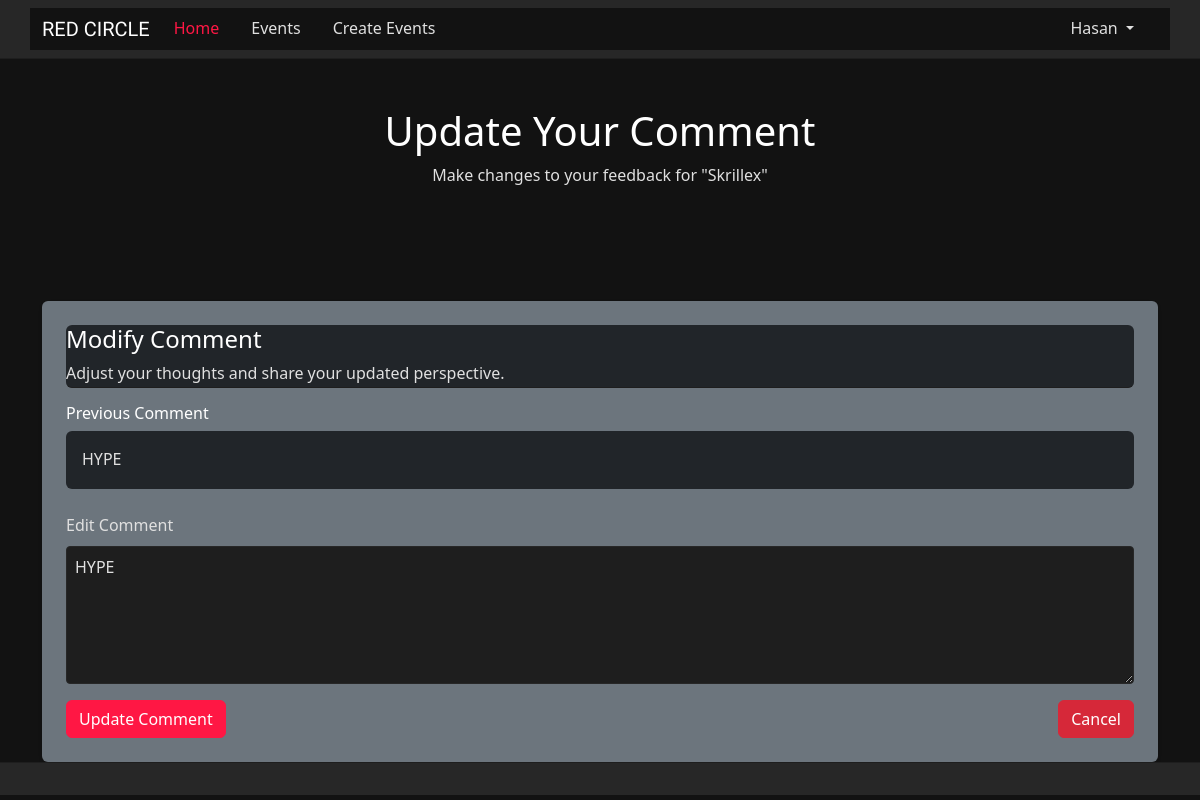
Page /events/2/comment/1/edit (signed in) on the committed database.
### website/models.py (models this page shows, shortened)
class User(db.Model, UserMixin):
    __tablename__ = 'users'
    id = db.Column(db.Integer, primary_key=True)
    firstName = db.Column(db.String(100), index=True, unique=False, nullable=False)
    surname = db.Column(db.String(100), index=True, unique=False, nullable=False)
    email = db.Column(db.String(100), index=True, nullable=False, unique=True)
    mobileNumber = db.Column(db.String(15), index=True, nullable=False, unique=True)
    streetAddress = db.Column(db.String(150), index=True, nullable=False)
    password_hash = db.Column(db.String(255), nullable=False)
    role = db.Column(db.String(20), default='attendee')
    created_at = db.Column(db.DateTime, default=datetime.now)
    updated_at = db.Column(db.DateTime, default=datetime.now, onupdate=datetime.now)
    comments = db.relationship('Comment', backref='user', lazy='dynamic')
    bookings = db.relationship('Booking', backref='user', lazy='dynamic')
    events_created = db.relationship('Event', foreign_keys='Event.created_by', backref='creator_user', lazy='dynamic')

class Event(db.Model):
    __tablename__ = 'events'
    id = db.Column(db.Integer, primary_key=True)
    name = db.Column(db.String(120), index=True, nullable=False)
    description = db.Column(db.Text, nullable=True)
    image_filename = db.Column(db.String(255), nullable=True)
    start_datetime = db.Column(db.DateTime, nullable=False)
    location = db.Column(db.String(100), nullable=False)
    venue = db.Column(db.String(100), nullable=True)
    genre_id = db.Column(db.Integer, db.ForeignKey('genres.id'), nullable=False)
    artist_info = db.Column(db.Text, nullable=True)
    status = db.Column(db.String(20), default='Open', nullable=False)
    age_limit = db.Column(db.Integer, nullable=True)
    length = db.Column(db.String(50), nullable=True)
    policies = db.Column(db.Text, nullable=True)
    created_at = db.Column(db.DateTime, default=datetime.now)
    updated_at = db.Column(db.DateTime, default=datetime.now, onupdate=datetime.now)
    created_by = db.Column(db.Integer, db.ForeignKey('users.id'), nullable=False)
    ticket_types = db.relationship('ticket_type', backref='event', lazy='dynamic', cascade="all, delete-orphan")
    comments = db.relationship('Comment', backref='event', lazy='dynamic', cascade="all, delete-orphan")
    bookings = db.relationship('Booking', backref='event', lazy='dynamic', cascade="all, delete-orphan")

class Comment(db.Model):
    __tablename__ = 'comments'
    id = db.Column(db.Integer, primary_key=True)
    text = db.Column(db.String(400), nullable=False)
    created_at = db.Column(db.DateTime, default=datetime.now)
    edited_at = db.Column(db.DateTime, nullable=True)
    is_edited = db.Column(db.Boolean, default=False)
    user_id = db.Column(db.Integer, db.ForeignKey('users.id'), nullable=False)
    event_id = db.Column(db.Integer, db.ForeignKey('events.id'), nullable=False)

### website/events.py (the view, shortened to what this page needs)
@eventbp.route("/<int:event_id>/comment/<int:comment_id>/edit", methods=["GET", "POST"])
@login_required
def edit_comment(event_id, comment_id):
    comment = db.session.query(Comment).filter_by(id=comment_id).first_or_404()
    event = db.session.query(Event).filter_by(id=event_id).first_or_404()
    if comment.user_id != current_user.id:
        flash("You can only edit your own comments.", "danger")
        return redirect(url_for("event.details", id=event_id))
    form = EditCommentForm()
    if request.method == "GET":
        form.text.data = comment.text
    return render_template(
        "events/edit_comment.html", form=form, comment=comment, event=event
    )

### website/forms.py (shortened to what this page needs)
class EditCommentForm(FlaskForm):
    text = TextAreaField(
        "Edit Comment",
        validators=[
            InputRequired("Please enter a comment"),
            Length(
                min=1, max=400, message="Comment must be between 1 and 400 characters"
            ),
        ],
    )
    submit = SubmitField("Update Comment")

### website/templates/events/edit_comment.html (shortened to what this page needs)
{% extends 'base.html' %}
{% block content %}
<div class="edit-comment-hero py-5 bg-tertiary text-light">
    <div class="container text-center">
        <h1 class="hero-title">Update Your Comment</h1>
        <p class="hero-subtitle">Make changes to your feedback for "{{ event.name }}"</p>
    </div>
</div>
<div class="container mt-5">
    <div class="edit-comment-card p-4 rounded shadow-sm bg-secondary">
        <div class="card-header bg-dark text-light rounded">
            <h4>Modify Comment</h4>
            <p class="mb-0">Adjust your thoughts and share your updated perspective.</p>
        </div>
        <div class="card-body mt-3">
            <div class="original-comment mb-4">
                <h6>Previous Comment</h6>
                <p class="original-comment-text bg-dark text-light p-3 rounded">{{ comment.text }}</p>
            </div>
            <form method="POST">
                <div class="form-group mb-3">
                    {{ form.text.label(class="form-label text-light") }}
                    {{ form.text(class="form-control", rows="5", placeholder="Write your updated comment here...") }}
                </div>
                <div class="form-group d-flex justify-content-between">
                    {{ form.submit(class="btn btn-primary") }}
                    <a href="{{ url_for('event.details', id=event.id) }}" class="btn btn-secondary">Cancel</a>
                </div>
            </form>
        </div>
    </div>
</div>
{% endblock %}

### website/templates/base.html (shortened to what this page needs)
<html>
<head>
    <link href="https://cdn.jsdelivr.net/npm/bootstrap@5.3.2/dist/css/bootstrap.min.css" rel="stylesheet"
>
    <link rel="stylesheet" href="https://cdnjs.cloudflare.com/ajax/libs/font-awesome/6.4.0/css/all.min.css">
    <link rel="stylesheet" href="{{ url_for('static', filename='/style/style.css') }}">
</head>
    <header>
        <nav class="navbar navbar-expand-lg navbar-light bg-body-secondary">
            <div class="container">
                <a class="navbar-brand" href="/">RED CIRCLE</a>
                <div class="collapse navbar-collapse" id="navbarSupportedContent">
                    <div class="navbar-nav me-auto">
                        <a class="nav-item nav-link active" aria-current="page" href="/">Home</a>
                        <a class="nav-item nav-link" href="{{ url_for('event.allevents') }}">Events</a>
                        {% if current_user.is_authenticated %}
                            <a class="nav-item nav-link" href="{{ url_for('event.create') }}">Create Events</a>
                        {% endif %}
                    </div>
                    <div class="navbar-nav ms-auto">
                        {% if current_user.is_authenticated %}
                        <div class="nav-item dropdown">
                            <a class="nav-link dropdown-toggle" href="#" role="button" data-bs-toggle="dropdown" aria-expanded="false">{{current_user.firstName}}
                            </a>
                        </div>
                        {% else %}
                            <a href="{{ url_for('auth.login') }}">Login</a>
                            <a href="{{ url_for('auth.register') }}">Register</a>
                        {% endif %}
                    </div>
                </div>
            </div>
        </nav>
    </header>
    {% block content %}
    {% endblock %}
    <footer class="footer">
    </footer>
</body>
</html>

### website/static/style/style.css (style rules this page uses)
:root { --bg-primary: #121212; --bg-secondary: #1e1e1e; --bg-tertiary: #272727; --bg-dark: #121212; --text-light: #e0e0e0; --text-light: #e0e0e0; --text-muted: #a0a0a0; --red-primary: #ff1744; --red-secondary: #e63946; --red-deep: #d62839; --red-dark-maroon: #8d021f; --red-highlight: #ff4d6d; }
.btn-primary { background-color: var(--red-primary) !important; border-color: var(--red-primary) !important; color: #fff !important; }
.btn-secondary { background-color: var(--red-deep) !important; border-color: var(--red-deep) !important; color: #fff !important; }
*, *::before, *::after { box-sizing: border-box; margin: 0; padding: 0; }
html, body { height: 100%; background-color: var(--bg-primary); color: white; font-family: "Segoe UI", Tahoma, Geneva, Verdana, sans-serif; line-height: 1.6; margin: 0; padding: 0; }
a { color: var(--red-primary); text-decoration: none; }
h1, h2, h3, h4, h5, h6 { color: #fff; font-weight: 400; margin-bottom: 0.5rem; }
p, span, li { color: var(--text-light); }
.text-light { color: var(--text-light) !important; }
.text-center { text-align: center !important; }
.mb-4 { margin-bottom: 1.5rem !important; }
.navbar { background: var(--bg-tertiary) !important; border-bottom: 1px solid var(--bg-secondary); padding: 0.5rem 1rem; justify-content: center; }
.navbar-brand, .navbar-brand-centered { color: #fff; text-transform: uppercase; font-family: "Tilt Prism", sans-serif; }
.navbar .nav-link { color: var(--text-light); margin-right: 1rem; }
.navbar .nav-link:hover, .navbar .nav-link.active { color: var(--red-primary); }
.btn-primary { background: var(--red-primary) !important; border-color: var(--red-primary) !important; color: #fff; }
.btn-secondary { background: var(--red-deep) !important; border-color: var(--red-deep) !important; color: #fff; }
.form-control, select, textarea { background: var(--bg-secondary); color: var(--text-light); border: 1px solid var(--bg-tertiary); border-radius: 4px; padding: 0.5rem; }
.form-control::placeholder { color: var(--text-muted); }
.container, .container-fluid { background: var(--bg-primary); color: var(--text-light); }
.card-header { background: var(--bg-tertiary); border-bottom: 1px solid var(--bg-secondary); color: var(--text-light); font-weight: 500; }
.card-body { color: var(--text-light); }
footer { background: var(--bg-tertiary); color: var(--text-muted); text-align: center; padding: 1rem 0; border-top: 1px solid var(--bg-secondary); }

### rows in the picture
User: firstName "Hasan"
Event: name "Skrillex"
Comment: text "HYPE"
